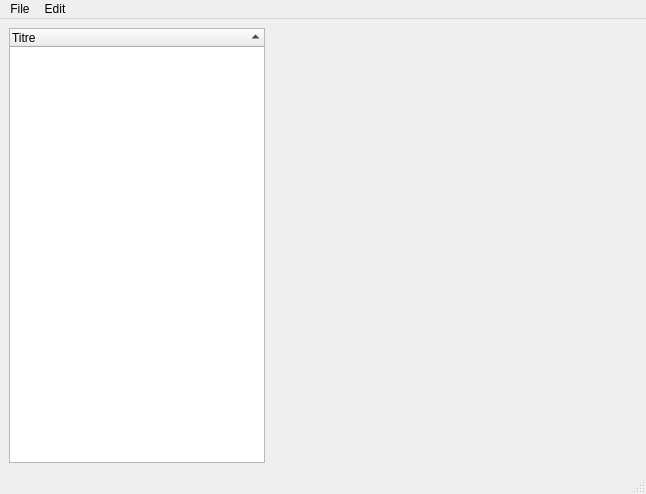
<?xml version="1.0" encoding="UTF-8"?>
<ui version="4.0">
 <class>Main</class>
 <widget class="QMainWindow" name="Main">
  <property name="geometry">
   <rect>
    <x>0</x>
    <y>0</y>
    <width>646</width>
    <height>494</height>
   </rect>
  </property>
  <property name="windowTitle">
   <string>Katalog</string>
  </property>
  <widget class="QWidget" name="centralwidget">
   <layout class="QVBoxLayout" name="verticalLayout">
    <item>
     <layout class="QHBoxLayout" name="_2">
      <item>
       <widget class="QTreeWidget" name="_liste">
        <property name="sizePolicy">
         <sizepolicy hsizetype="Fixed" vsizetype="Expanding">
          <horstretch>0</horstretch>
          <verstretch>0</verstretch>
         </sizepolicy>
        </property>
        <property name="iconSize">
         <size>
          <width>50</width>
          <height>50</height>
         </size>
        </property>
        <property name="indentation">
         <number>0</number>
        </property>
        <property name="sortingEnabled">
         <bool>true</bool>
        </property>
        <property name="wordWrap">
         <bool>true</bool>
        </property>
        <column>
         <property name="text">
          <string>Titre</string>
         </property>
        </column>
       </widget>
      </item>
      <item>
       <widget class="QLabel" name="_texte">
        <property name="sizePolicy">
         <sizepolicy hsizetype="Preferred" vsizetype="Preferred">
          <horstretch>0</horstretch>
          <verstretch>0</verstretch>
         </sizepolicy>
        </property>
        <property name="minimumSize">
         <size>
          <width>200</width>
          <height>200</height>
         </size>
        </property>
        <property name="text">
         <string/>
        </property>
        <property name="alignment">
         <set>Qt::AlignLeading|Qt::AlignLeft|Qt::AlignTop</set>
        </property>
        <property name="wordWrap">
         <bool>true</bool>
        </property>
       </widget>
      </item>
     </layout>
    </item>
   </layout>
  </widget>
  <widget class="QMenuBar" name="menubar">
   <property name="geometry">
    <rect>
     <x>0</x>
     <y>0</y>
     <width>646</width>
     <height>25</height>
    </rect>
   </property>
   <widget class="QMenu" name="menuFichier">
    <property name="title">
     <string>File</string>
    </property>
    <addaction name="actionConnect"/>
    <addaction name="separator"/>
    <addaction name="actionQuitter"/>
   </widget>
   <widget class="QMenu" name="menuEdit">
    <property name="title">
     <string>Edit</string>
    </property>
    <addaction name="actionAdd"/>
    <addaction name="actionDelete"/>
    <addaction name="separator"/>
    <addaction name="actionSettings"/>
   </widget>
   <addaction name="menuFichier"/>
   <addaction name="menuEdit"/>
  </widget>
  <widget class="QStatusBar" name="statusbar"/>
  <action name="actionQuitter">
   <property name="text">
    <string>Quit</string>
   </property>
  </action>
  <action name="actionSettings">
   <property name="text">
    <string>Settings</string>
   </property>
  </action>
  <action name="actionConnect">
   <property name="text">
    <string>Connect</string>
   </property>
  </action>
  <action name="actionAdd">
   <property name="text">
    <string>Add a film</string>
   </property>
  </action>
  <action name="actionDelete">
   <property name="text">
    <string>Delete a film</string>
   </property>
  </action>
 </widget>
 <resources>
  <include location="ressource.qrc"/>
 </resources>
 <connections/>
</ui>
